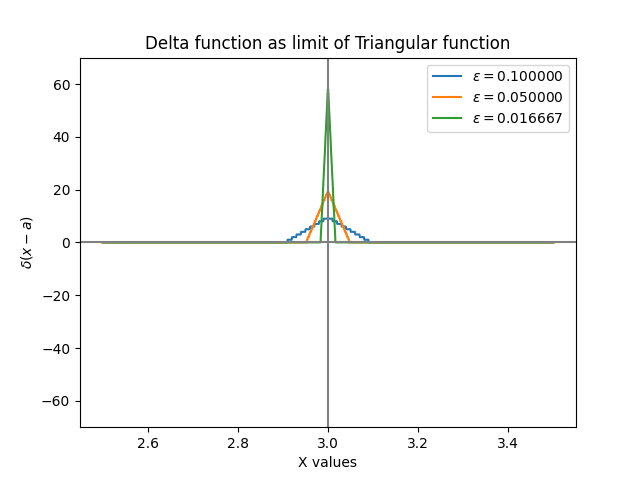

This chart was generated by the following Python code:
#Triangular Function Approximation

import numpy as np
import matplotlib.pyplot as plt
def triangular_function():
    delta=lambda x,eps:(1-abs(x)/eps)/eps if -eps<x<eps else 0
    a=float(input('Enter the shifted x-coordinate : '))
    x1,x2=-0.5+a,0.5+a
    xval=np.linspace(x1,x2,1000)
    delta=np.vectorize(delta)
    eps=0.1
    n=int(input('Enter no. of functions to generate : '))
    for i in range(1,n+1):
        eps=eps/i
        plt.plot(xval,delta(xval-a,eps),label="$\epsilon=%f$"%eps)
    plt.title('Delta function as limit of Triangular function')
    plt.xlabel('X values')
    plt.ylabel(r'$\delta(x-a)$')
    plt.axhline(color='gray')
    plt.axvline(x=a,color='gray')
    plt.ylim(-70,70)
    plt.legend()
    plt.savefig('/home/tux_blue/Documents/GitHub/Computational-Physics-UG/Numerical Methods/Indefinite Integrals and delta functions/Python Files/Dirac_Delta_plot/Triangular.png')
    plt.show()
triangular_function()
